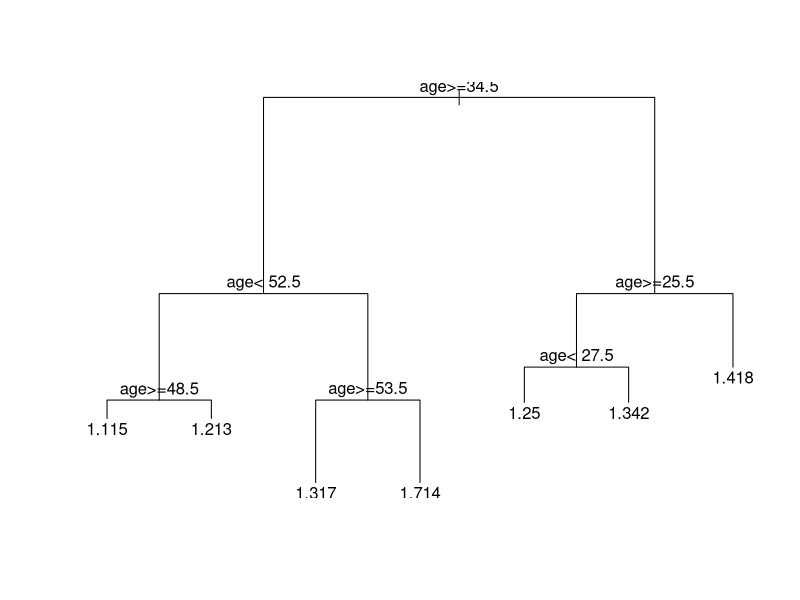
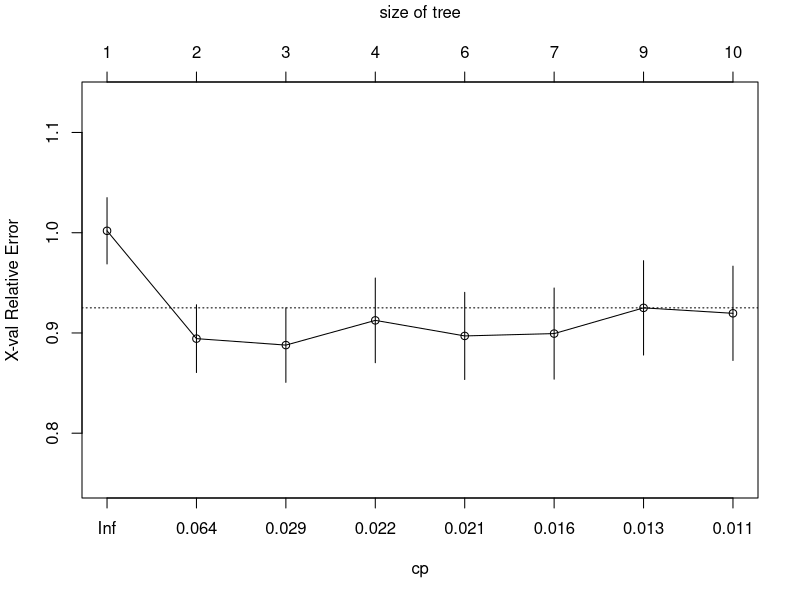

These charts were generated, in order, by the following R code: (Note: this script raises an error after producing the figures.)
german<-read.csv(file="german.csv", sep=",", header=TRUE)

# install.packages("party")
library(party)
library(rpart)
# install.package("ROCR")
library(ROCR)


#---------------------------------------------------------------------
#preparing training and testing dataset
german.1 <- german[german$class == 1,]
german.2 <- german[german$class == 2,]


german.train.1 <- german.1[sample(nrow(german.1), 490),]
german.train.2 <- german.2[sample(nrow(german.2), 210),]
german.test.1 <- german.1[!(german.1$ID %in% german.train.1$ID),]
german.test.2 <- german.2[!(german.2$ID %in% german.train.2$ID),]

#table(german.train.1$class)
#table(german.train.2$class)

#table(german.test.1$class)
#table(german.test.2$class)


german.train.merge <- rbind(german.train.1, german.train.2)
german.test.merge <- rbind(german.test.1, german.test.2)

#table(german.train.merge$class)
#table(german.test.merge$class)

#end of preparing training and testing dataset
#---------------------------------------------------------------------

#data transformation

#data analysis - age
cor.test(german.train.merge$age, german.train.merge$class, method = "pearson")
ana_age <- table(german.train.merge$age, german.train.merge$class)
ana_age_frame <- as.data.frame.matrix(ana_age)
ana_age_frame <- within(ana_age_frame, {
  defaultProb <- NA
  defaultProb <- ana_age_frame$`2` / (ana_age_frame$`1` + ana_age_frame$`2`)
})

# sorting by defaultProb field (placing a minus sign before means sorting in descending)
ana_age_frame <- ana_age_frame[order(-ana_age_frame$defaultProb),]


german$class <- as.factor(german$class)
ageFormula <- class ~ age
ageTree <- rpart(ageFormula, data=german.train.merge, method = "anova", control = rpart.control(minsplit = 6, cp = 0.001, maxdepth = 3))
plot(ageTree)
text(ageTree)
german <- within(german, {
  agecat <- NA
  agecat[age<21] <- "~21"
  agecat[age>=21 & age<25] <- "21~25"
  agecat[age>=25 & age<36] <- "25~36"
  agecat[age>=36 & age<37] <- "36~37"
  agecat[age>=37] <- "37~"
})

#end of data transformation

#---------------------------------------------------------------------


#building decition tree
myFormula <- class ~ checking_status+purpose+credit_amount+duration+savings_status+age
mySecondFormula <- class ~ .

german_tree <- rpart(myFormula, data=german.train.merge, control = rpart.control(maxdepth = 5))
german_tree2 <- rpart(mySecondFormula, data=german.train.merge, control = rpart.control(maxdepth = 5))
printcp(german_tree)
plotcp(german_tree)
summary(german_tree)

# display expected and predicted result
preds <- predict(german_tree, newdata = german.test.merge, type = "class")
preds2 <- predict(german_tree2, newdata = german.test.merge, type = "class")
table(german.test.merge$class,preds)
table(german.test.merge$class,preds2)
# end of display expected and predicted result



#---------------------------------------------------------------------
